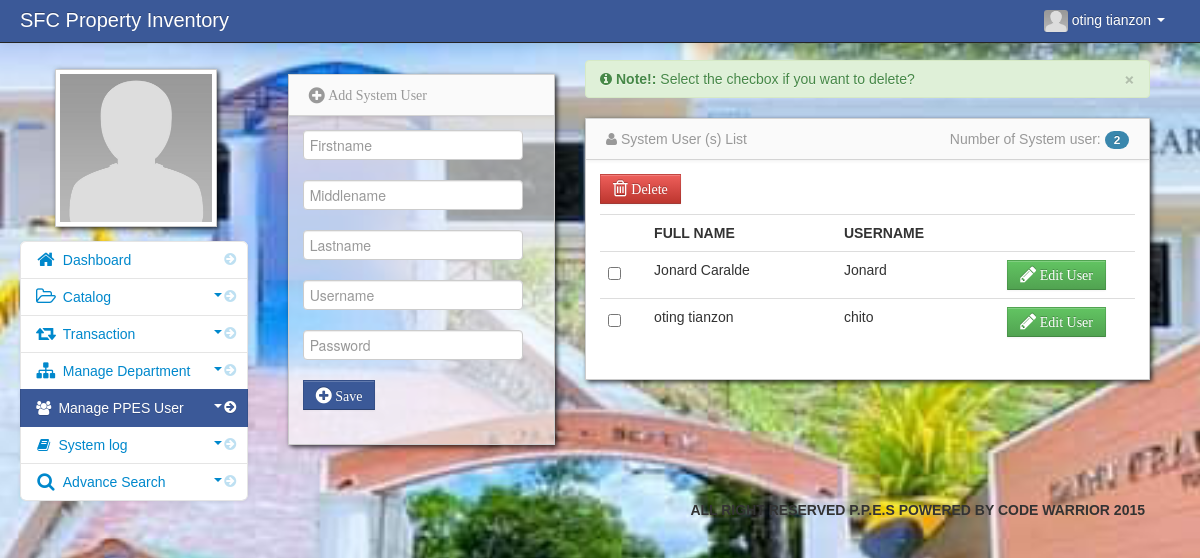
Screenshot of /admin/admin_user.php (signed in) with the database file from the repository.
### tables this page shows
CREATE TABLE `user` (
  `user_id` int(11) NOT NULL,
  `firstname` varchar(100) NOT NULL,
  `middlename` varchar(100) NOT NULL,
  `lastname` varchar(100) NOT NULL,
  `username` varchar(100) NOT NULL,
  `password` varchar(100) NOT NULL,
  `adminthumbnails` varchar(128) NOT NULL
);

### admin/session.php (called while the page is built, shortened)
<?php
$session_id=$_SESSION['id'];
?>

### admin/admin_user.php (the view, shortened to what this page needs)
<?php include('header.php'); ?>
<?php include('session.php'); ?>
    <body>
		<?php include('navbar.php'); ?>
        <div class="container-fluid">
            <div class="row-fluid">
				<?php include('manage_user_sidebar.php'); ?>
				<div class="span3" id="adduser">
				<?php include('add_user.php'); ?>
				</div>
                <div class="span6" id="">
                     <div class="row-fluid">
			    <div class="empty">
                    <div class="alert alert-success alert-dismissable">
                        <button type="button" class="close" data-dismiss="alert" aria-hidden="true">&times;</button>
                         <i class="icon-info-sign"></i>  <strong>Note!:</strong> Select the checbox if you want to delete?
                    </div>
               </div>
				<?php
	             $count_user=mysqli_query($conn,"select * from user");
	             $count = mysqli_num_rows($count_user);
                 ?>
                        <div id="block_bg" class="block">
                            <div class="navbar navbar-inner block-header">
                                <div class="muted pull-left"></i><i class="icon-user"></i> System User (s) List</div>
								<div class="muted pull-right">
								Number of System user: <span class="badge badge-info"><?php  echo $count; ?></span>
							 </div>
                            </div>
                            <div class="block-content collapse in">
                                <div class="span12">
								<form action="delete_users.php" method="post">
  									<table cellpadding="0" cellspacing="0" border="0" class="table" id="example">
									<a data-placement="right" title="Click to Delete check item"  data-toggle="modal" href="#user_delete" id="delete"  class="btn btn-danger" name=""><i class="icon-trash icon-large"> Delete</i></a>
										<thead>
										  <tr>
												<th></th>
												<th>Full Name</th>
												<th>Username</th>
												<th></th>
										   </tr>
										</thead>
										<tbody>
													<?php
													$user_query = mysqli_query($conn,"select * from user")or die(mysqli_error());
													while($row = mysqli_fetch_array($user_query)){
													$id = $row['user_id'];
													?>
												<tr>
												<td width="30">
												<input id="optionsCheckbox" class="uniform_on" name="selector[]" type="checkbox" value="<?php echo $id; ?>">
												</td>
												<td><?php echo $row['firstname']; ?> <?php echo $row['middlename']; ?><?php echo $row['lastname']; ?></td>
												<td><?php echo $row['username']; ?></td>
												<td width="120">
												<a rel="tooltip"  title="Edit Client" id="e<?php echo $id; ?>" href="edit_user.php<?php echo '?id='.$id; ?>"  data-toggle="modal" class="btn btn-success"><i class="icon-pencil icon-large"> Edit User</i></a>
												</td>
												</tr>
												<?php } ?>
										</tbody>
									</table>
									</form>
                                </div>
                            </div>
                        </div>
                    </div>
                </div>
            </div>
		<?php include('footer.php'); ?>
        </div>
		<?php include('script.php'); ?>
    </body>
</html>

### admin/navbar.php (shortened to what this page needs)
<div class="navbar navbar-inverse navbar-fixed-top">
          <div class="navbar-inner">
             <div class="container-fluid">
		 <div class="navbar-header">
                  <span class="brand" href="#">SFC Property Inventory</span>
		 </div>
                  <div class="nav-collapse collapse">
                      <ul class="nav pull-right">
				<?php $query= mysqli_query($conn,"select * from user where user_id = '$session_id'")or die(mysqli_error());
					  $row = mysqli_fetch_array($query);
				?>
                          <li class="dropdown">
                              <a href="#" role="button" class="dropdown-toggle" data-toggle="dropdown"><img id="avatar1" class="img-responsive" src="<?php echo $row['adminthumbnails']; ?>">&nbsp;<?php echo $row['firstname']." ".$row['lastname'];  ?> <i class="caret"></i>
                              </a>
                          </li>
                      </ul>
                  </div>
              </div>
          </div>
      </div>

### admin/manage_user_sidebar.php (shortened to what this page needs)
     <div class="span3" id="sidebar">
	              <img id="admin_avatar" class="img-polaroid" src="<?php echo $row['adminthumbnails']; ?>">
                  <ul class="nav nav-list bs-docs-sidenav nav-collapse collapse">
                           <li class="">
						   <a href="dashboard.php"><i class="icon-chevron-right"></i><i class="icon-home icon-large"></i>&nbsp;Dashboard</a>
						   </li>
						 <li class="">
						    <a href="javascript:;" role="button" class="dropdown-toggle" data-toggle="collapse" data-target="#bs"><i class="icon-chevron-right"></i><i class="icon-folder-open-alt icon-large"></i>&nbsp;Catalog
						    <div class="muted pull-right"><i class="caret"></i></div></a>
						</li>
					    <li class="">
						    <a href="javascript:;" role="button" class="dropdown-toggle" data-toggle="collapse" data-target="#bs2"><i class="icon-chevron-right"></i><i class="icon-retweet icon-large"></i>&nbsp;Transaction
							<div class="muted pull-right"><i class="caret"></i></div></a>
						</li>
						  <li class="">
						    <a href="javascript:;" role="button" class="dropdown-toggle" data-toggle="collapse" data-target="#bs1"><i class="icon-chevron-right"></i><i class="icon-sitemap icon-large"></i>&nbsp;Manage Department
						    <div class="muted pull-right"><i class="caret"></i></div></a>
						</li>
						<li class="active">
						    <a href="javascript:;" role="button" class="dropdown-toggle" data-toggle="collapse" data-target="#bs3"><i class="icon-chevron-right"></i><i class="icon-group"></i>&nbsp;Manage PPES User
							<div class="muted pull-right"><i class="caret"></i></div></a>
						</li>
						<li>
						    <a href="javascript:;" role="button" class="dropdown-toggle" data-toggle="collapse" data-target="#bs4"><i class="icon-chevron-right"></i><i class="icon-book"></i>&nbsp;System log
							<div class="muted pull-right"><i class="caret"></i></div></a>
						</li>
                         <li class="">
                           <a href="javascript:;" role="button" class="dropdown-toggle" data-toggle="collapse" data-target="#bs5"><i class="icon-chevron-right"></i><i class="icon-search icon-large"></i>&nbsp;Advance Search
						   <div class="muted pull-right"><i class="caret"></i></div></a>
                        </li>
                  </ul>
</div>

### admin/assets/styles.css (style rules this page uses)
body { padding-top: 60px; padding-bottom: 40px; background-color: #f5f5f5; }
.block { background: url("../images/pixel-60fff.png") repeat scroll 0 0 rgba(0, 0, 0, 0) !important; border: 1px solid #ccc; background: white; margin: 1em 0em; border-top: none; -webkit-box-shadow: 2px 2px 5px rgba(0, 0, 6, 0.75); -moz-box-shadow: 2px 2px 5px rgba(0, 0, 6, 0.75); box-shadow: 2px 2px 5px rgba(0, 0, 6, 0.75); }
.block-content { margin: 1em; min-height: .25em; }
.block-header { margin-bottom: 0px; border-right: none; border-left: none; -webkit-border-radius: 0px; -moz-border-radius: 0px; border-radius: 0px; }
.block-header div { padding-top: 10px; }
.bs-docs-sidenav { max-width: 228px; margin: 30px 0 0; padding: 0; background-color: #fff; -webkit-border-radius: 6px; -moz-border-radius: 6px; border-radius: 6px; -webkit-box-shadow: 0 1px 4px rgba(0,0,0,.065); -moz-box-shadow: 0 1px 4px rgba(0,0,0,.065); box-shadow: 0 1px 4px rgba(0,0,0,.065); }
.bs-docs-sidenav > li > a { display: block; width: 190px \9; margin: 0 0 -1px; padding: 8px 14px; border: 1px solid #e5e5e5; }
.bs-docs-sidenav > li:first-child > a { -webkit-border-radius: 6px 6px 0 0; -moz-border-radius: 6px 6px 0 0; border-radius: 6px 6px 0 0; }
.bs-docs-sidenav > li:last-child > a { -webkit-border-radius: 0 0 6px 6px; -moz-border-radius: 0 0 6px 6px; border-radius: 0 0 6px 6px; }
.bs-docs-sidenav > .active > a { position: relative; z-index: 2; padding: 9px 15px; border: 0; text-shadow: 0 1px 0 rgba(0,0,0,.15); -webkit-box-shadow: inset 1px 0 0 rgba(0,0,0,.1), inset -1px 0 0 rgba(0,0,0,.1); -moz-box-shadow: inset 1px 0 0 rgba(0,0,0,.1), inset -1px 0 0 rgba(0,0,0,.1); box-shadow: inset 1px 0 0 rgba(0,0,0,.1), inset -1px 0 0 rgba(0,0,0,.1); }
.bs-docs-sidenav .icon-chevron-right { float: right; margin-top: 2px; margin-right: -6px; opacity: .25; }
.bs-docs-sidenav .active .icon-chevron-right, .bs-docs-sidenav .active a:hover .icon-chevron-right { opacity: 1; }

### rows the page displays
user: adminthumbnails (placeholder picture), firstname "oting", lastname "tianzon", username "chito"
user: firstname "Jonard", lastname "Caralde", username "Jonard"

### other values shown
$count "2"
